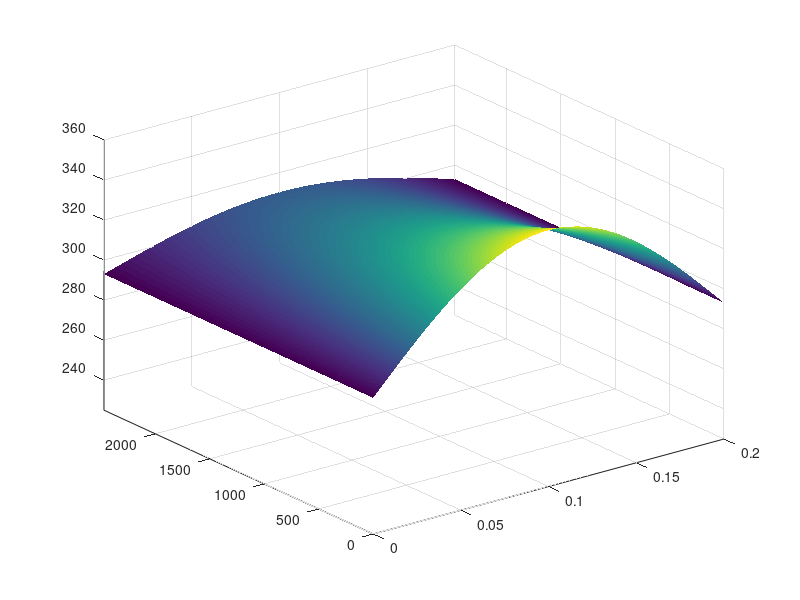

MATLAB code to generate this figure:
x = linspace(0, 0.2, 500);
y = linspace(0, 5*494.1, 500);
w = 0.4;
r = ((2 * 16.2 * pi^2) / (500 * 7900 * w^2))^(-1);
[X, Y] = meshgrid(x, y);
T = 60 * sin((2 / w) * pi .* X) .* exp(-1 .* (Y / r)) + 293;
surf(X, Y, T,'EdgeColor', 'none');
axis([(0), (0.2), (0), (5*494.1), (225), (360)]);